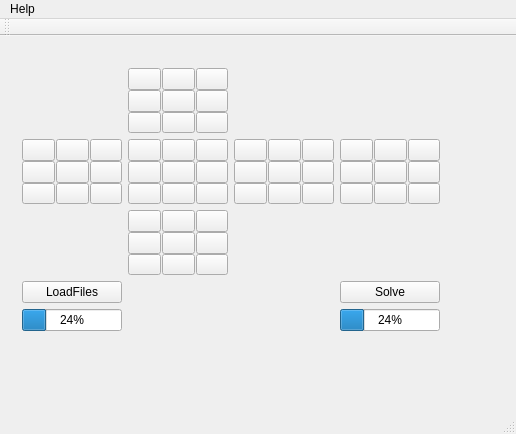
<?xml version="1.0" encoding="UTF-8"?>
<ui version="4.0">
 <class>MainWindow</class>
 <widget class="QMainWindow" name="MainWindow">
  <property name="geometry">
   <rect>
    <x>0</x>
    <y>0</y>
    <width>516</width>
    <height>434</height>
   </rect>
  </property>
  <property name="windowTitle">
   <string>MainWindow</string>
  </property>
  <widget class="QWidget" name="centralWidget">
   <widget class="QLabel" name="label">
    <property name="geometry">
     <rect>
      <x>10</x>
      <y>310</y>
      <width>441</width>
      <height>20</height>
     </rect>
    </property>
    <property name="text">
     <string/>
    </property>
   </widget>
   <widget class="QWidget" name="layoutWidget">
    <property name="geometry">
     <rect>
      <x>11</x>
      <y>21</y>
      <width>440</width>
      <height>285</height>
     </rect>
    </property>
    <layout class="QGridLayout" name="gridLayout_3">
     <item row="1" column="0">
      <layout class="QGridLayout" name="gridLayout_6">
       <property name="horizontalSpacing">
        <number>1</number>
       </property>
       <property name="verticalSpacing">
        <number>0</number>
       </property>
       <item row="1" column="2">
        <widget class="QPushButton" name="ne">
         <property name="text">
          <string/>
         </property>
        </widget>
       </item>
       <item row="2" column="0">
        <widget class="QPushButton" name="gc">
         <property name="text">
          <string/>
         </property>
        </widget>
       </item>
       <item row="1" column="0">
        <widget class="QPushButton" name="ve">
         <property name="text">
          <string/>
         </property>
        </widget>
       </item>
       <item row="0" column="0">
        <widget class="QPushButton" name="hc">
         <property name="text">
          <string/>
         </property>
        </widget>
       </item>
       <item row="0" column="2">
        <widget class="QPushButton" name="ec">
         <property name="text">
          <string/>
         </property>
        </widget>
       </item>
       <item row="1" column="1">
        <widget class="QPushButton" name="CentreOrange">
         <property name="styleSheet">
          <string notr="true"/>
         </property>
         <property name="text">
          <string/>
         </property>
        </widget>
       </item>
       <item row="2" column="1">
        <widget class="QPushButton" name="qe">
         <property name="text">
          <string/>
         </property>
        </widget>
       </item>
       <item row="0" column="1">
        <widget class="QPushButton" name="re">
         <property name="styleSheet">
          <string notr="true"/>
         </property>
         <property name="text">
          <string/>
         </property>
        </widget>
       </item>
       <item row="2" column="2">
        <widget class="QPushButton" name="fc">
         <property name="text">
          <string/>
         </property>
        </widget>
       </item>
      </layout>
     </item>
     <item row="3" column="3">
      <layout class="QVBoxLayout" name="verticalLayout_2">
       <item>
        <widget class="QPushButton" name="Solve">
         <property name="text">
          <string>Solve</string>
         </property>
        </widget>
       </item>
       <item>
        <widget class="QProgressBar" name="progressBar_2">
         <property name="value">
          <number>24</number>
         </property>
        </widget>
       </item>
      </layout>
     </item>
     <item row="1" column="2">
      <layout class="QGridLayout" name="gridLayout_2">
       <property name="leftMargin">
        <number>0</number>
       </property>
       <property name="horizontalSpacing">
        <number>1</number>
       </property>
       <property name="verticalSpacing">
        <number>0</number>
       </property>
       <item row="2" column="2">
        <widget class="QPushButton" name="pc">
         <property name="text">
          <string/>
         </property>
        </widget>
       </item>
       <item row="1" column="2">
        <widget class="QPushButton" name="xe">
         <property name="text">
          <string/>
         </property>
        </widget>
       </item>
       <item row="1" column="1">
        <widget class="QPushButton" name="CentreRouge">
         <property name="styleSheet">
          <string notr="true"/>
         </property>
         <property name="text">
          <string/>
         </property>
        </widget>
       </item>
       <item row="0" column="1">
        <widget class="QPushButton" name="se">
         <property name="styleSheet">
          <string notr="true"/>
         </property>
         <property name="text">
          <string/>
         </property>
        </widget>
       </item>
       <item row="2" column="1">
        <widget class="QPushButton" name="te">
         <property name="text">
          <string/>
         </property>
        </widget>
       </item>
       <item row="0" column="2">
        <widget class="QPushButton" name="oc">
         <property name="text">
          <string/>
         </property>
        </widget>
       </item>
       <item row="1" column="0">
        <widget class="QPushButton" name="pe">
         <property name="text">
          <string/>
         </property>
        </widget>
       </item>
       <item row="2" column="0">
        <widget class="QPushButton" name="mc">
         <property name="text">
          <string/>
         </property>
        </widget>
       </item>
       <item row="0" column="0">
        <widget class="QPushButton" name="nc">
         <property name="text">
          <string/>
         </property>
        </widget>
       </item>
      </layout>
     </item>
     <item row="1" column="3">
      <layout class="QGridLayout" name="gridLayout">
       <property name="horizontalSpacing">
        <number>1</number>
       </property>
       <property name="verticalSpacing">
        <number>0</number>
       </property>
       <item row="2" column="2">
        <widget class="QPushButton" name="uc">
         <property name="text">
          <string/>
         </property>
        </widget>
       </item>
       <item row="1" column="1">
        <widget class="QPushButton" name="CentreJaune">
         <property name="styleSheet">
          <string notr="true"/>
         </property>
         <property name="text">
          <string/>
         </property>
        </widget>
       </item>
       <item row="0" column="1">
        <widget class="QPushButton" name="ke">
         <property name="styleSheet">
          <string notr="true"/>
         </property>
         <property name="text">
          <string/>
         </property>
        </widget>
       </item>
       <item row="0" column="2">
        <widget class="QPushButton" name="xc">
         <property name="text">
          <string/>
         </property>
        </widget>
       </item>
       <item row="2" column="1">
        <widget class="QPushButton" name="ie">
         <property name="text">
          <string/>
         </property>
        </widget>
       </item>
       <item row="1" column="2">
        <widget class="QPushButton" name="je">
         <property name="text">
          <string/>
         </property>
        </widget>
       </item>
       <item row="0" column="0">
        <widget class="QPushButton" name="wc">
         <property name="text">
          <string/>
         </property>
        </widget>
       </item>
       <item row="2" column="0">
        <widget class="QPushButton" name="vc">
         <property name="text">
          <string/>
         </property>
        </widget>
       </item>
       <item row="1" column="0">
        <widget class="QPushButton" name="le">
         <property name="text">
          <string/>
         </property>
        </widget>
       </item>
      </layout>
     </item>
     <item row="2" column="1">
      <layout class="QGridLayout" name="gridLayout_5">
       <property name="horizontalSpacing">
        <number>1</number>
       </property>
       <property name="verticalSpacing">
        <number>0</number>
       </property>
       <item row="1" column="1">
        <widget class="QPushButton" name="CentreVert">
         <property name="styleSheet">
          <string notr="true"/>
         </property>
         <property name="text">
          <string/>
         </property>
        </widget>
       </item>
       <item row="1" column="2">
        <widget class="QPushButton" name="he">
         <property name="text">
          <string/>
         </property>
        </widget>
       </item>
       <item row="2" column="1">
        <widget class="QPushButton" name="ue">
         <property name="text">
          <string/>
         </property>
        </widget>
       </item>
       <item row="0" column="2">
        <widget class="QPushButton" name="jc">
         <property name="text">
          <string/>
         </property>
        </widget>
       </item>
       <item row="1" column="0">
        <widget class="QPushButton" name="ee">
         <property name="text">
          <string/>
         </property>
        </widget>
       </item>
       <item row="0" column="1">
        <widget class="QPushButton" name="me">
         <property name="styleSheet">
          <string notr="true"/>
         </property>
         <property name="text">
          <string/>
         </property>
        </widget>
       </item>
       <item row="2" column="2">
        <widget class="QPushButton" name="kc">
         <property name="text">
          <string/>
         </property>
        </widget>
       </item>
       <item row="0" column="0">
        <widget class="QPushButton" name="ic">
         <property name="text">
          <string/>
         </property>
        </widget>
       </item>
       <item row="2" column="0">
        <widget class="QPushButton" name="lc">
         <property name="text">
          <string/>
         </property>
        </widget>
       </item>
      </layout>
     </item>
     <item row="3" column="0">
      <layout class="QVBoxLayout" name="verticalLayout">
       <item>
        <widget class="QPushButton" name="pushButton">
         <property name="text">
          <string>LoadFiles</string>
         </property>
        </widget>
       </item>
       <item>
        <widget class="QProgressBar" name="progressBar">
         <property name="value">
          <number>24</number>
         </property>
        </widget>
       </item>
      </layout>
     </item>
     <item row="0" column="1">
      <layout class="QGridLayout" name="gridLayout_4">
       <property name="horizontalSpacing">
        <number>1</number>
       </property>
       <property name="verticalSpacing">
        <number>0</number>
       </property>
       <item row="1" column="0">
        <widget class="QPushButton" name="fe">
         <property name="text">
          <string/>
         </property>
        </widget>
       </item>
       <item row="2" column="0">
        <widget class="QPushButton" name="rc">
         <property name="text">
          <string/>
         </property>
        </widget>
       </item>
       <item row="2" column="1">
        <widget class="QPushButton" name="oe">
         <property name="text">
          <string/>
         </property>
        </widget>
       </item>
       <item row="0" column="2">
        <widget class="QPushButton" name="tc">
         <property name="text">
          <string/>
         </property>
        </widget>
       </item>
       <item row="1" column="1">
        <widget class="QPushButton" name="CentreBleu">
         <property name="styleSheet">
          <string notr="true"/>
         </property>
         <property name="text">
          <string/>
         </property>
        </widget>
       </item>
       <item row="0" column="0">
        <widget class="QPushButton" name="sc">
         <property name="text">
          <string/>
         </property>
        </widget>
       </item>
       <item row="0" column="1">
        <widget class="QPushButton" name="we">
         <property name="styleSheet">
          <string notr="true"/>
         </property>
         <property name="text">
          <string/>
         </property>
        </widget>
       </item>
       <item row="1" column="2">
        <widget class="QPushButton" name="ge">
         <property name="text">
          <string/>
         </property>
        </widget>
       </item>
       <item row="2" column="2">
        <widget class="QPushButton" name="qc">
         <property name="text">
          <string/>
         </property>
        </widget>
       </item>
      </layout>
     </item>
     <item row="1" column="1">
      <layout class="QGridLayout" name="gridLayout_18">
       <property name="horizontalSpacing">
        <number>1</number>
       </property>
       <property name="verticalSpacing">
        <number>0</number>
       </property>
       <item row="1" column="0">
        <widget class="QPushButton" name="be">
         <property name="text">
          <string/>
         </property>
        </widget>
       </item>
       <item row="2" column="0">
        <widget class="QPushButton" name="dc">
         <property name="text">
          <string/>
         </property>
        </widget>
       </item>
       <item row="2" column="1">
        <widget class="QPushButton" name="ae">
         <property name="text">
          <string/>
         </property>
        </widget>
       </item>
       <item row="0" column="2">
        <widget class="QPushButton" name="bc">
         <property name="text">
          <string/>
         </property>
        </widget>
       </item>
       <item row="1" column="1">
        <widget class="QPushButton" name="CentreBlanc">
         <property name="styleSheet">
          <string notr="true"/>
         </property>
         <property name="text">
          <string/>
         </property>
        </widget>
       </item>
       <item row="0" column="0">
        <widget class="QPushButton" name="ac">
         <property name="text">
          <string/>
         </property>
        </widget>
       </item>
       <item row="0" column="1">
        <widget class="QPushButton" name="ce">
         <property name="styleSheet">
          <string notr="true"/>
         </property>
         <property name="text">
          <string/>
         </property>
        </widget>
       </item>
       <item row="1" column="2">
        <widget class="QPushButton" name="de">
         <property name="text">
          <string/>
         </property>
        </widget>
       </item>
       <item row="2" column="2">
        <widget class="QPushButton" name="cc">
         <property name="text">
          <string/>
         </property>
        </widget>
       </item>
      </layout>
     </item>
    </layout>
   </widget>
   <widget class="QLabel" name="label_2">
    <property name="geometry">
     <rect>
      <x>10</x>
      <y>340</y>
      <width>21</width>
      <height>16</height>
     </rect>
    </property>
    <property name="text">
     <string/>
    </property>
   </widget>
   <widget class="QLabel" name="label_3">
    <property name="geometry">
     <rect>
      <x>30</x>
      <y>340</y>
      <width>47</width>
      <height>13</height>
     </rect>
    </property>
    <property name="text">
     <string/>
    </property>
   </widget>
  </widget>
  <widget class="QMenuBar" name="menuBar">
   <property name="geometry">
    <rect>
     <x>0</x>
     <y>0</y>
     <width>516</width>
     <height>21</height>
    </rect>
   </property>
   <widget class="QMenu" name="menuHelp">
    <property name="title">
     <string>Help</string>
    </property>
    <addaction name="actionMoves"/>
    <addaction name="actionInstructions"/>
   </widget>
   <addaction name="menuHelp"/>
  </widget>
  <widget class="QToolBar" name="mainToolBar">
   <attribute name="toolBarArea">
    <enum>TopToolBarArea</enum>
   </attribute>
   <attribute name="toolBarBreak">
    <bool>false</bool>
   </attribute>
  </widget>
  <widget class="QStatusBar" name="statusBar"/>
  <action name="actionMoves">
   <property name="text">
    <string>Moves</string>
   </property>
  </action>
  <action name="actionInstructions">
   <property name="text">
    <string>Instructions</string>
   </property>
  </action>
 </widget>
 <layoutdefault spacing="6" margin="11"/>
 <resources/>
 <connections/>
</ui>
